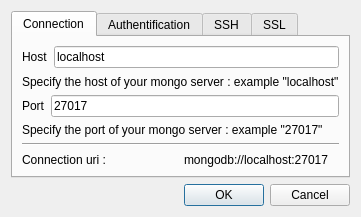
<?xml version="1.0" encoding="UTF-8"?>
<ui version="4.0">
 <class>DialogConnect</class>
 <widget class="QDialog" name="DialogConnect">
  <property name="geometry">
   <rect>
    <x>0</x>
    <y>0</y>
    <width>330</width>
    <height>210</height>
   </rect>
  </property>
  <property name="windowTitle">
   <string>Dialog</string>
  </property>
  <layout class="QVBoxLayout" name="verticalLayout">
   <item>
    <widget class="QTabWidget" name="tabWidget">
     <property name="currentIndex">
      <number>0</number>
     </property>
     <widget class="QWidget" name="Connection">
      <attribute name="title">
       <string>Connection</string>
      </attribute>
      <layout class="QVBoxLayout" name="verticalLayout_2">
       <item>
        <layout class="QHBoxLayout" name="horizontalLayout">
         <item>
          <widget class="QLabel" name="label">
           <property name="text">
            <string>Host</string>
           </property>
          </widget>
         </item>
         <item>
          <widget class="QLineEdit" name="host">
           <property name="text">
            <string>localhost</string>
           </property>
          </widget>
         </item>
        </layout>
       </item>
       <item>
        <widget class="QLabel" name="label_2">
         <property name="text">
          <string>Specify the host of your mongo server : example &quot;localhost&quot;</string>
         </property>
        </widget>
       </item>
       <item>
        <layout class="QHBoxLayout" name="horizontalLayout_2">
         <item>
          <widget class="QLabel" name="label_3">
           <property name="text">
            <string>Port</string>
           </property>
          </widget>
         </item>
         <item>
          <widget class="QLineEdit" name="port">
           <property name="text">
            <string>27017</string>
           </property>
          </widget>
         </item>
        </layout>
       </item>
       <item>
        <widget class="QLabel" name="label_4">
         <property name="text">
          <string>Specify the port of your mongo server : example &quot;27017&quot;</string>
         </property>
        </widget>
       </item>
       <item>
        <widget class="Line" name="line">
         <property name="orientation">
          <enum>Qt::Horizontal</enum>
         </property>
        </widget>
       </item>
       <item>
        <layout class="QHBoxLayout" name="horizontalLayout_3">
         <item>
          <widget class="QLabel" name="label_5">
           <property name="text">
            <string>Connection uri : </string>
           </property>
          </widget>
         </item>
         <item>
          <widget class="QLabel" name="uri">
           <property name="text">
            <string>mongodb://localhost:27017</string>
           </property>
          </widget>
         </item>
        </layout>
       </item>
      </layout>
     </widget>
     <widget class="QWidget" name="connectionproperty">
      <attribute name="title">
       <string>Authentification</string>
      </attribute>
      <layout class="QGridLayout" name="gridLayout">
       <item row="0" column="0">
        <widget class="QLabel" name="label_6">
         <property name="text">
          <string>User name</string>
         </property>
        </widget>
       </item>
       <item row="0" column="1">
        <widget class="QLineEdit" name="lineEdit_3"/>
       </item>
       <item row="1" column="0">
        <widget class="QLabel" name="label_7">
         <property name="text">
          <string>Password</string>
         </property>
        </widget>
       </item>
       <item row="1" column="1">
        <widget class="QLineEdit" name="lineEdit_4"/>
       </item>
      </layout>
     </widget>
     <widget class="QWidget" name="SSH">
      <attribute name="title">
       <string>SSH</string>
      </attribute>
     </widget>
     <widget class="QWidget" name="SSL">
      <attribute name="title">
       <string>SSL</string>
      </attribute>
     </widget>
    </widget>
   </item>
   <item>
    <widget class="QDialogButtonBox" name="buttonBox">
     <property name="orientation">
      <enum>Qt::Horizontal</enum>
     </property>
     <property name="standardButtons">
      <set>QDialogButtonBox::Cancel|QDialogButtonBox::Ok</set>
     </property>
    </widget>
   </item>
  </layout>
 </widget>
 <resources/>
 <connections>
  <connection>
   <sender>buttonBox</sender>
   <signal>accepted()</signal>
   <receiver>DialogConnect</receiver>
   <slot>accept()</slot>
   <hints>
    <hint type="sourcelabel">
     <x>248</x>
     <y>254</y>
    </hint>
    <hint type="destinationlabel">
     <x>157</x>
     <y>274</y>
    </hint>
   </hints>
  </connection>
  <connection>
   <sender>buttonBox</sender>
   <signal>rejected()</signal>
   <receiver>DialogConnect</receiver>
   <slot>reject()</slot>
   <hints>
    <hint type="sourcelabel">
     <x>316</x>
     <y>260</y>
    </hint>
    <hint type="destinationlabel">
     <x>286</x>
     <y>274</y>
    </hint>
   </hints>
  </connection>
 </connections>
</ui>
